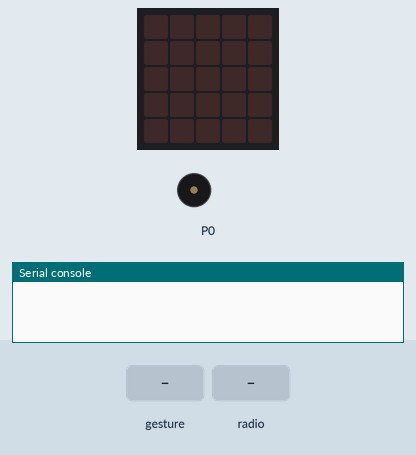
Recording of a program running on a simulated BBC micro:bit (MakeCode). Shown: the board's 5×5 LED display, buzzer (waves = sounding), the last lines printed to the serial console. Inputs (shaded band) come from the test bench. Random numbers come from a fixed seed; no radio messages arrive unless stated (any console line starting 'radio sent:' is added by the test bench); a tilt is held for 1.5 s and a shake lasts 1 s, then the board lies face up again.

Above: at 1.2 s.
1.3 s: gesture 'shake'
At 2.1 s:
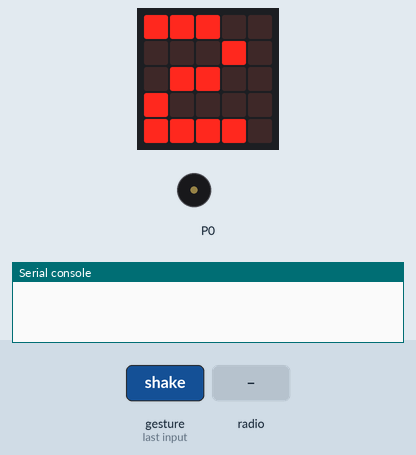
3.0 s: radio message "1" arrives
At 3.3 s:
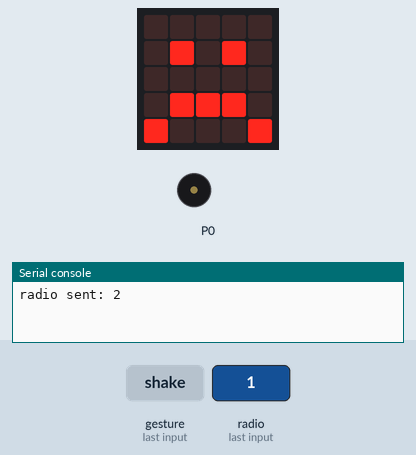
4.5 s: radio message "5" arrives
At 4.9 s:
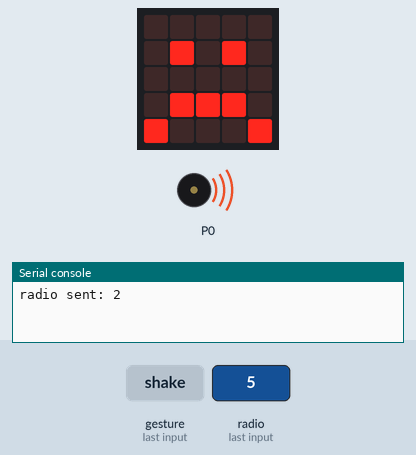
7.5 s: gesture 'shake'
At 9.4 s:
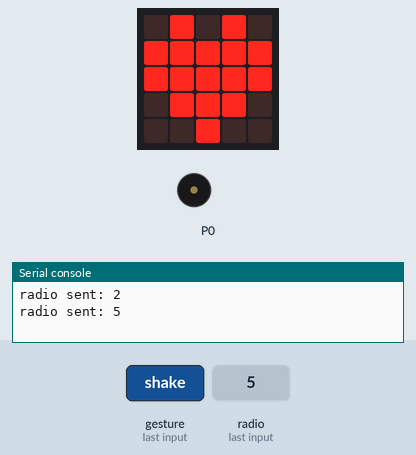
10.5 s: radio message "0" arrives
At 11.4 s:
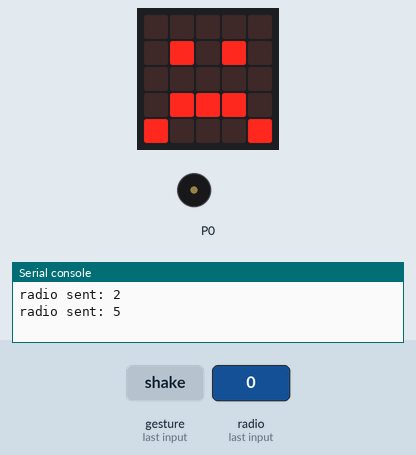
Timing chart, 0 to 13.0 s (numbered marks = the images above; inputs shaded):
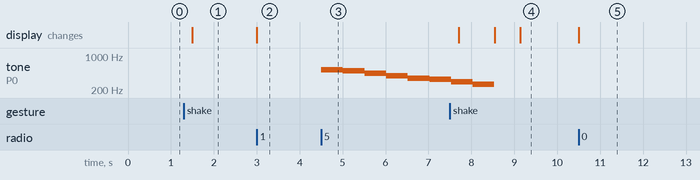

The program:

main.ts
```typescript
radio.onReceivedNumber(function (receivedNumber) {
    if (receivedNumber > dice) {
        music.playMelody("C5 B A G F E D C ", 120)
        basic.showIcon(IconNames.Happy)
    } else {
        if (receivedNumber < dice) {
            basic.showIcon(IconNames.Sad)
        }
    }
    if (receivedNumber == dice) {
        basic.showIcon(IconNames.Heart)
    }
})
input.onGesture(Gesture.Shake, function () {
    dice = randint(1, 6)
    basic.showNumber(dice)
    radio.sendNumber(dice)
})
let dice = 0
radio.setGroup(199)
```

test.ts
```typescript
// 在這裡測試；當此封包作為擴充功能時，將不會編譯此內容。
```

Measured:
- after the input at 1.3 s, the display: changes after 0.20 s (image 1)
- after the input at 3.0 s, the display: changes at once (image 2)
- after the input at 4.5 s, tone on P0: plays 523 Hz for 0.51 s, 494 Hz for 0.51 s, 440 Hz for 0.51 s, 392 Hz for 0.51 s, 349 Hz for 0.51 s, 330 Hz for 0.47 s, starting at once
- after the input at 10.5 s, the display: changes at once (image 5)
